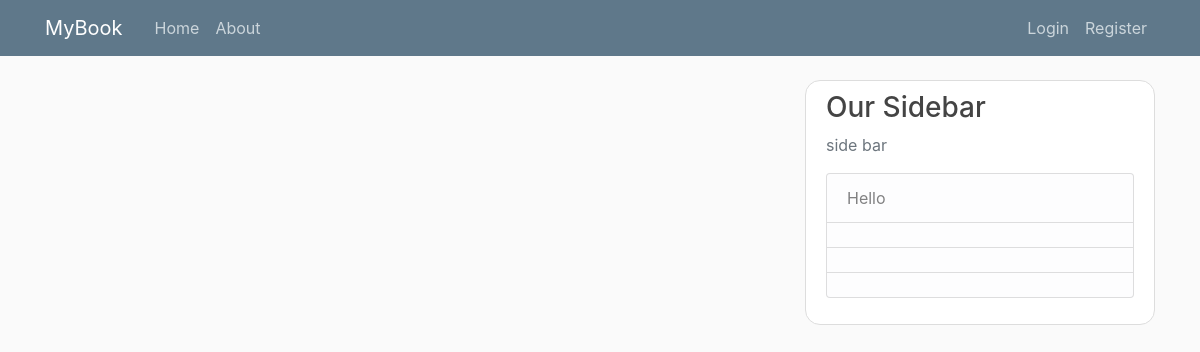
The app's page /home, older data.
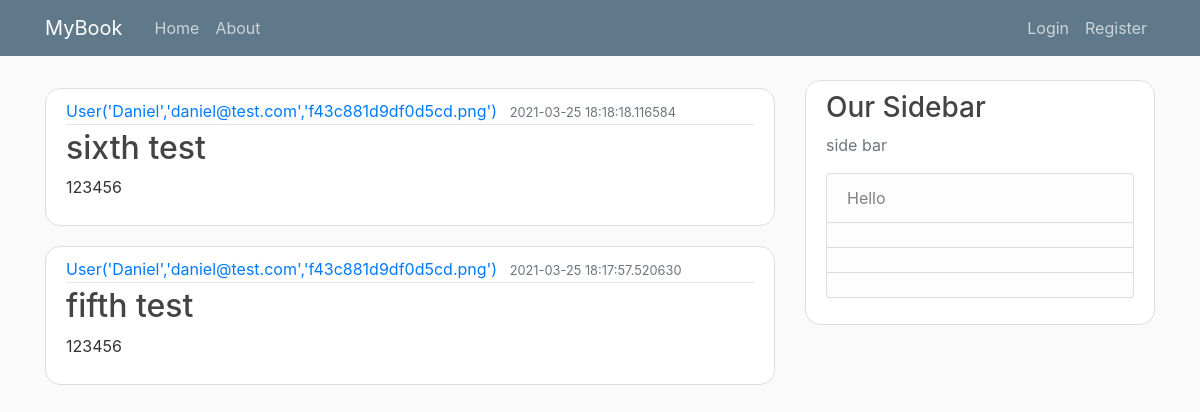
The same page, newer data.
### blog/models.py (models this page shows, shortened)
class Post(db.Model):
    id = db.Column(db.Integer, primary_key=True)
    title = db.Column(db.String(100), nullable=False)
    date_posted = db.Column(db.DateTime, nullable=False, default=datetime.utcnow)
    content = db.Column(db.Text, nullable=False)
    user_id = db.Column(db.Integer, db.ForeignKey('user.id'), nullable=False)

class User(db.Model, UserMixin):
    id = db.Column(db.Integer, primary_key=True)
    username = db.Column(db.String(20), unique=True, nullable=False)
    email = db.Column(db.String(120), unique=True, nullable=False)
    image_file = db.Column(db.String(20), nullable=False, default='default.jpg')
    password = db.Column(db.String(60), nullable=False)
    posts = db.relationship('Post', backref='author', lazy=True)
    def __repr__(self):
        return f"User('{self.username}','{self.email}','{self.image_file}')"

### blog/routes.py (the view)
@app.route('/')
@app.route('/home')
def home():
    page = request.args.get('page', 1, type=int)
    posts = Post.query.order_by(Post.date_posted.desc()).paginate(page=page, per_page=2)
    return render_template('Home.html', posts=posts)

### blog/templates/Home.html
{% extends 'layout.html' %}
{% block content %}
    <h1>{%  for post in posts %}</h1>
       <article class="media content-section">
  <div class="media-body">
    <div class="article-metadata">
      <a class="mr-2" href="#">{{ post.author }}</a>
      <small class="text-muted">{{ post.date_posted }}</small>
    </div>
    <h2><a class="article-title" href="#">{{ post.title }}</a></h2>
    <p class="article-content">{{ post.content }}</p>
  </div>
        </article>
    {% endfor %}
{% endblock content %}

### blog/templates/layout.html (shortened to what this page needs)
<!DOCTYPE html>
<html lang="en">
<head>
<link rel="stylesheet" href="https://cdn.jsdelivr.net/npm/bootstrap@4.6.0/dist/css/bootstrap.min.css">
    <link rel="stylesheet" type="text/css" href="{{ url_for('static', filename='main.css') }}">
</head>
<body>
    <header class="site-header">
      <nav class="navbar navbar-expand-md navbar-dark bg-steel fixed-top">
        <div class="container">
          <a class="navbar-brand mr-4" href="/">MyBook</a>
          <div class="collapse navbar-collapse" id="navbarToggle">
            <div class="navbar-nav mr-auto">
              <a class="nav-item nav-link" href="{{url_for('home')}}">Home</a>
              <a class="nav-item nav-link" href="{{url_for('about')}}">About</a>
            </div>
              <div class="navbar-nav">
                  {% if current_user.is_authenticated %}
                        <a class="nav-item nav-link" href="#">{{current_user.username}}</a>
                       <li class="nav-item dropdown">
                           <a class="nav-link dropdown-toggle" href="#" id="navbarDropdown" role="button" data-toggle="dropdown" aria-haspopup="true" aria-expanded="false">Setting</a>
                      <div class="dropdown-menu" aria-labelledby="navbarDropdown">
                      <a class="dropdown-item" href="{{url_for('new_post')}}">New Post</a>
                      <a class="dropdown-item" href="{{url_for('account')}}">Account</a>
                      <div class="dropdown-divider"></div>
                      <a class="dropdown-item" href="{{url_for('logout')}}">logout</a>
                    </div>
                       </li>
                  {% else %}
                  <a class="nav-item nav-link" href="{{url_for('login')}}">Login</a>
                  <a class="nav-item nav-link" href="{{url_for('register')}}">Register</a>
                  {% endif %}
            </div>
          </div>
        </div>
      </nav>
    </header>
    <main role="main" class="container">
      <div class="row">
        <div class="col-md-8">
            {% block content %}{% endblock %}
        </div>
        <div class="col-md-4">
          <div class="content-section">
            <h3>Our Sidebar</h3>
            <p class='text-muted'>side bar
              <ul class="list-group">
                <li class="list-group-item list-group-item-light">Hello {{current_user.username}} </li>
                <li class="list-group-item list-group-item-light"></li>
                <li class="list-group-item list-group-item-light"></li>
                <li class="list-group-item list-group-item-light"></li>
              </ul>
            </p>
          </div>
        </div>
      </div>
    </main>
</body>
</html>

### blog/static/main.css (style rules this page uses)
body { background: #fafafa; color: #333333; margin-top: 5rem; }
h1, h2, h3, h4, h5, h6 { color: #444444; }
.bg-steel { background-color: #5f788a; }
.site-header .navbar-nav .nav-link { color: #cbd5db; }
.content-section { background: #ffffff; padding: 10px 20px; border: 1px solid #dddddd; border-radius: 15px; margin-bottom: 20px; }
.article-title { color: #444444; }
.article-content { white-space: pre-line; }
.article-metadata { padding-bottom: 1px; margin-bottom: 4px; border-bottom: 1px solid #e3e3e3 }

Row changes from the older to the newer data that the page shows:
added Post: author "User('Daniel','daniel@test.com','f43c881d9df0d5cd.png')", date_posted "2021-03-25 18:18:18.116584", title "sixth test", content "123456"
added Post: author "User('Daniel','daniel@test.com','f43c881d9df0d5cd.png')", date_posted "2021-03-25 18:17:57.520630", title "fifth test", content "123456"
